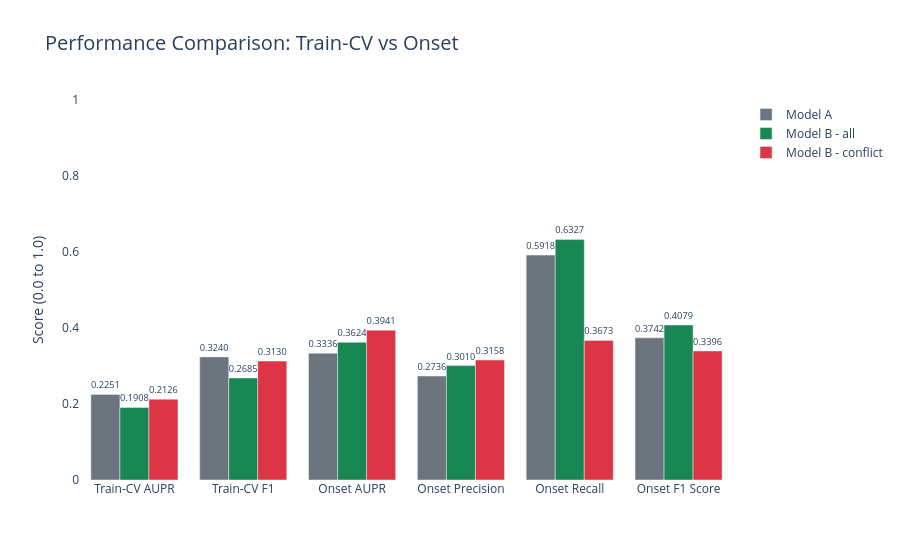

Here is the notebook cell this chart was saved with:
### Code cell
plot_performance_comparison(
    df=all_results,
    metrics_to_plot=[
        'train_cv_aupr', 'train_cv_f1', 'onset_f1_class1',
        'onset_recall_class1', 'onset_precision_class1', 'onset_aupr'
    ],
    metric_order=[
        'Train-CV AUPR', 'Train-CV F1', 'Onset AUPR', 
        'Onset Precision', 'Onset Recall', 'Onset F1 Score'
    ],
    title="Performance Comparison: Train-CV vs Onset")

### Figure 1 — Plotly figure (JSON) as saved in the notebook; plotly's stock layout.template omitted (floating-point values rounded to 4 significant figures)
{"data": [{"alignmentgroup": "True", "hovertemplate": "Model=Model A<br>Metric=%{x}<br>Score=%{y}<extra></extra>", "legendgroup": "Model A", "marker": {"color": "#6c757d", "pattern": {"shape": ""}}, "name": "Model A", "offsetgroup": "Model A", "orientation": "v", "showlegend": true, "textposition": "outside", "texttemplate": "%{y:.4f}", "type": "bar", "x": ["Train-CV AUPR", "Train-CV F1", "Onset AUPR", "Onset Precision", "Onset Recall", "Onset F1 Score"], "xaxis": "x", "y": [0.2251, 0.324, 0.3336, 0.2736, 0.5918, 0.3742], "yaxis": "y"}, {"alignmentgroup": "True", "hovertemplate": "Model=Model B - all<br>Metric=%{x}<br>Score=%{y}<extra></extra>", "legendgroup": "Model B - all", "marker": {"color": "#198754", "pattern": {"shape": ""}}, "name": "Model B - all", "offsetgroup": "Model B - all", "orientation": "v", "showlegend": true, "textposition": "outside", "texttemplate": "%{y:.4f}", "type": "bar", "x": ["Train-CV AUPR", "Train-CV F1", "Onset AUPR", "Onset Precision", "Onset Recall", "Onset F1 Score"], "xaxis": "x", "y": [0.1908, 0.2685, 0.3624, 0.301, 0.6327, 0.4079], "yaxis": "y"}, {"alignmentgroup": "True", "hovertemplate": "Model=Model B - conflict<br>Metric=%{x}<br>Score=%{y}<extra></extra>", "legendgroup": "Model B - conflict", "marker": {"color": "#dc3545", "pattern": {"shape": ""}}, "name": "Model B - conflict", "offsetgroup": "Model B - conflict", "orientation": "v", "showlegend": true, "textposition": "outside", "texttemplate": "%{y:.4f}", "type": "bar", "x": ["Train-CV AUPR", "Train-CV F1", "Onset AUPR", "Onset Precision", "Onset Recall", "Onset F1 Score"], "xaxis": "x", "y": [0.2126, 0.313, 0.3941, 0.3158, 0.3673, 0.3396], "yaxis": "y"}], "layout": {"barmode": "group", "hovermode": "x unified", "legend": {"title": {"text": ""}, "tracegroupgap": 0}, "paper_bgcolor": "white", "plot_bgcolor": "white", "title": {"font": {"size": 20}, "text": "Performance Comparison: Train-CV vs Onset"}, "xaxis": {"anchor": "y", "domain": [0, 1], "title": {"text": ""}}, "yaxis": {"anchor": "x", "domain": [0, 1], "range": [0, 1], "title": {"text": "Score (0.0 to 1.0)"}}}}
